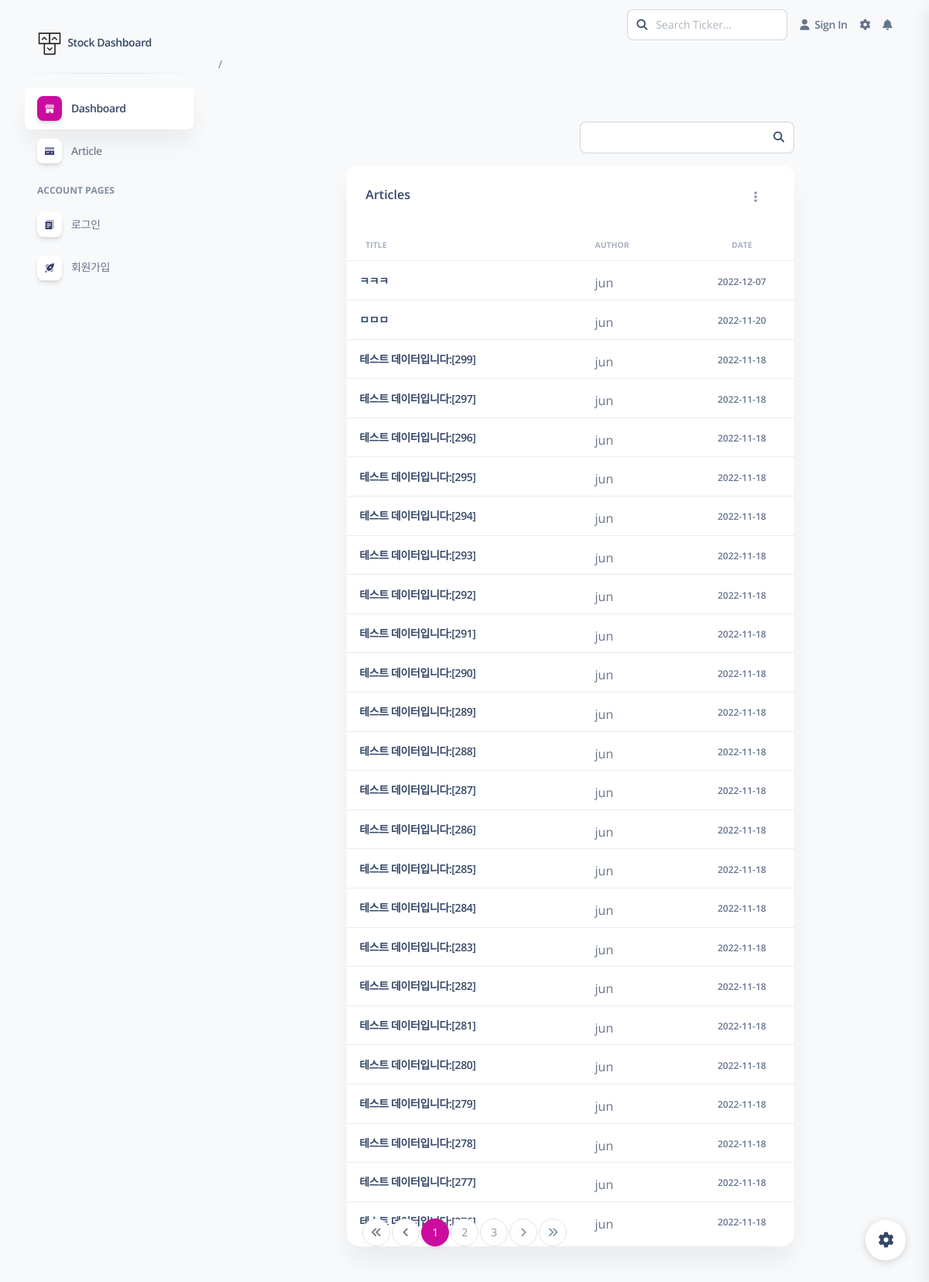
Screenshot of /dash/ with the database file from the repository.
### dash/models.py (models this page shows, shortened)
class Question(models.Model):
    author = models.ForeignKey(User, on_delete=models.CASCADE, related_name='author_question')
    subject = models.CharField(max_length=200)
    content = RichTextUploadingField(
                                        blank=True,
                                        null=True,
                                        external_plugin_resources=[(
                                            'youtube',
                                            '/static/vendor/ckeditor_plugins/youtube/youtube/',
                                            'plugin.js',
                                        )]
                                    )
    create_date = models.DateTimeField()
    modify_date = models.DateTimeField(null=True, blank=True)
    voter = models.ManyToManyField(User, related_name='voter_question', default=None, blank=True)  # 추천인 추가
    hide = models.BooleanField(default=False, blank=True)

### dash/views/base_views.py (the view, shortened to what this page needs)
# urls.py: path('', base_views.index, name='index'),
def index(request):
    page = request.GET.get('page', '1')  # 페이지
    kw = request.GET.get('kw', '')  # 검색어
    question_list = Question.objects.order_by('-create_date')
    paginator = Paginator(question_list, 25)  # 페이지당 25개씩 보여주기
    page_obj = paginator.get_page(page)
    context = {'question_list': page_obj, 'page': page, 'kw': kw, 'hideCount':0}
    return render(request, 'main/articles.html', context)

### templates/main/articles.html (shortened to what this page needs)
{% extends 'main/base.html' %} {% load static %} {% block articles %}
<main
    class="main-content position-relative max-height-vh-100 h-100 mt-1 border-radius-lg"
>
    {% include 'main/small_title.html' %}
    <div class="container-fluid py-4">
        <div class="row my-4  justify-content-center">
            <div class="col-lg-8 col-md-6 mb-md-0 mb-4">
                <div class="row my-3">
                    <div class="col-6">
                    </div>
                    <div class="col-6">
                        <div class="input-group">
                            <input type="text" id="search_kw" class="form-control" value="{{ kw|default_if_none:'' }}">
                            <span class="input-group-text text-body"
                                ><a type="button" href="" id="article_btn_search"
                                    ><i class="fas fa-search" aria-hidden="true"></i></a
                            ></span>
                        </div>
                    </div>
                </div>
                <div class="card w-100">
                    <div class="card-header pb-0">
                        <div class="row">
                            <div class="col-lg-6 col-7">
                                <h6>Articles</h6>
                            </div>
                            <div class="col-lg-6 col-5 my-auto text-end">
                                <div class="dropdown float-lg-end pe-4">
                                    <a
                                        class="cursor-pointer"
                                        id="dropdownTable"
                                        data-bs-toggle="dropdown"
                                        aria-expanded="false"
                                    >
                                        <i
                                            class="fa fa-ellipsis-v text-secondary"
                                        ></i>
                                    </a>
                                </div>
                            </div>
                        </div>
                    </div>
                    <div class="card-body px-0 pb-2">
                        <div class="table-responsive w-100">
                            <table class="table align-items-center mb-0 w-100">
                                <thead>
                                    <tr>
                                        <th
                                            class="text-uppercase text-secondary text-xxs font-weight-bolder opacity-7"
                                        >
                                            Title
                                        </th>
                                        <th
                                            class="text-uppercase text-secondary text-xxs font-weight-bolder opacity-7 ps-2"
                                        >
                                            Author
                                        </th>
                                        <th
                                            class="text-center text-uppercase text-secondary text-xxs font-weight-bolder opacity-7"
                                        >
                                            Date
                                        </th>
                                    </tr>
                                </thead>
                                <tbody>
                                    {% if question_list %}
                                    {% for question in question_list %}
                                    <tr>
                                        <td>
                                            <div class="d-flex px-2 py-1">
                                                <div
                                                    class="d-flex flex-column justify-content-center articleTitle"
                                                >
                                                    <h6 class="mb-0 text-sm  d-inline-block text-truncate">
                                                        <a
                                                            class="articlTitle"
                                                            href="{% url 'dash:detail' question.id %}">
                                                            {{ question.subject }}
                                                        </a>
                                                    </h6>
                                                </div>
                                            </div>
                                        </td>
                                        <td>
                                            <div class="avatar-group mt-2">
                                                {{ question.author.username }}
                                            </div>
                                        </td>
                                        <td
                                            class="align-middle text-center text-sm"
                                        >
                                            <span
                                                class="text-xs font-weight-bold"
                                            >
                                            {{ question.create_date|date:"Y-m-d" }}
                                            </span>
                                        </td>
                                    </tr>
                                    {% endfor %}
                                    {% else %}
                                    <tr>
                                        <td colspan="6" class="text-center">게시글이 없습니다.</td>
                                    </tr>
                                    {% endif %}
                                </tbody>
                            </table>
                        </div>
                        <ul class="pagination justify-content-center fixed-bottom mb-5">
                            {% if question_list.has_previous %}
                                <li class="page-item">
                                    <a class="page-link" data-page="{{ 1 }}"
                                    href="javascript:void(0)"><i class="fa fa-angle-double-left" aria-hidden="true"></i>
                                </i></a>
                                </li>
                                <li class="page-item">
                                    <a class="page-link" data-page="{{ question_list.previous_page_number }}"
                                    href="javascript:void(0)"><i class="fa fa-angle-left" aria-hidden="true"></i>
                                </a>
                                </li>
                            {% else %}
                                <li class="page-item disabled">
                                    <a class="page-link" tabindex="-1" aria-disabled="true" href="#"
                                    ><i class="fa fa-angle-double-left" aria-hidden="true"></i>
                                </a>
                                </li>
                                <li class="page-item disabled">
                                    <a class="page-link" tabindex="-1" aria-disabled="true" href="#"
                                        ><i class="fa fa-angle-left" aria-hidden="true"></i>
                                        </a
                                    >
                                </li>
                            {% endif %}
                            {% for page_number in question_list.paginator.page_range %}
                                {% if page_number == 0 %}
                                {% elif page_number == 1 %}
                                    {% if page_number == question_list.number %}
                                        <li class="page-item active" aria-current="page">
                                            <a class="page-link" data-page="{{ page_number }}"
                                            href="javascript:void(0)">{{ page_number }}</a>
                                        </li>
                                        <li class="page-item" aria-current="page">
                                            <a class="page-link" data-page="{{ page_number|add:1 }}"
                                            href="javascript:void(0)">{{ page_number|add:1 }}</a>
                                        </li>
                                        <li class="page-item" aria-current="page">
                                            <a class="page-link" data-page="{{ page_number|add:2 }}"
                                            href="javascript:void(0)">{{ page_number|add:2 }}</a>
                                        </li>
                                    {% endif %}
                                {% endif %}
                            {% endfor %}
                            {% if question_list.has_next %}
                                <li class="page-item">
                                    <a class="page-link" data-page="{{ question_list.next_page_number }}"
                                    href="javascript:void(0)"><i class="fa fa-angle-right" aria-hidden="true"></i>
                                </a>
                                </li>
                            {% endif %}
                            {% if question_list.paginator %}
                                {% if question_list.has_next %}
                                    <li class="page-item">
                                        <a class="page-link" data-page="{{ question_list.paginator.num_pages }}"
                                        href="javascript:void(0)"><i class="fa fa-angle-double-right" aria-hidden="true"></i></a>
                                    </li>
                                    {% else %}
                                    <li class="page-item disabled">
                                        <a class="page-link" tabindex="-1" aria-disabled="true" href="#"
                                            ><i class="fa fa-angle-double-right" aria-hidden="true"></i></a
                                        >
                                    </li>
                                {% endif %}
                            {% endif %}
                        </ul>
                    </div>
                </div>
            </div>
        </div>
    </div>
</main>
{% endblock articles %}

### rows the page displays
Question: subject "ㅋㅋㅋ", author.username "jun", create_date "2022-12-07"
Question: subject "ㅁㅁㅁ", author.username "jun", create_date "2022-11-20"
Question: subject "테스트 데이터입니다:[299]", author.username "jun", create_date "2022-11-18"
Question: subject "테스트 데이터입니다:[297]", author.username "jun", create_date "2022-11-18"
Question: subject "테스트 데이터입니다:[296]", author.username "jun", create_date "2022-11-18"
Question: subject "테스트 데이터입니다:[295]", author.username "jun", create_date "2022-11-18"
Question: subject "테스트 데이터입니다:[294]", author.username "jun", create_date "2022-11-18"
Question: subject "테스트 데이터입니다:[293]", author.username "jun", create_date "2022-11-18"
Question: subject "테스트 데이터입니다:[292]", author.username "jun", create_date "2022-11-18"
Question: subject "테스트 데이터입니다:[291]", author.username "jun", create_date "2022-11-18"
Question: subject "테스트 데이터입니다:[290]", author.username "jun", create_date "2022-11-18"
Question: subject "테스트 데이터입니다:[289]", author.username "jun", create_date "2022-11-18"
Question: subject "테스트 데이터입니다:[288]", author.username "jun", create_date "2022-11-18"
Question: subject "테스트 데이터입니다:[287]", author.username "jun", create_date "2022-11-18"
Question: subject "테스트 데이터입니다:[286]", author.username "jun", create_date "2022-11-18"
Question: subject "테스트 데이터입니다:[285]", author.username "jun", create_date "2022-11-18"
Question: subject "테스트 데이터입니다:[284]", author.username "jun", create_date "2022-11-18"
Question: subject "테스트 데이터입니다:[283]", author.username "jun", create_date "2022-11-18"
Question: subject "테스트 데이터입니다:[282]", author.username "jun", create_date "2022-11-18"
Question: subject "테스트 데이터입니다:[281]", author.username "jun", create_date "2022-11-18"
Question: subject "테스트 데이터입니다:[280]", author.username "jun", create_date "2022-11-18"
Question: subject "테스트 데이터입니다:[279]", author.username "jun", create_date "2022-11-18"
Question: subject "테스트 데이터입니다:[278]", author.username "jun", create_date "2022-11-18"
Question: subject "테스트 데이터입니다:[277]", author.username "jun", create_date "2022-11-18"
Question: subject "테스트 데이터입니다:[276]", author.username "jun", create_date "2022-11-18"

### other values shown
{{ page_number }} "1"
{{ page_number|add:1 }} "2"
{{ page_number|add:2 }} "3"
